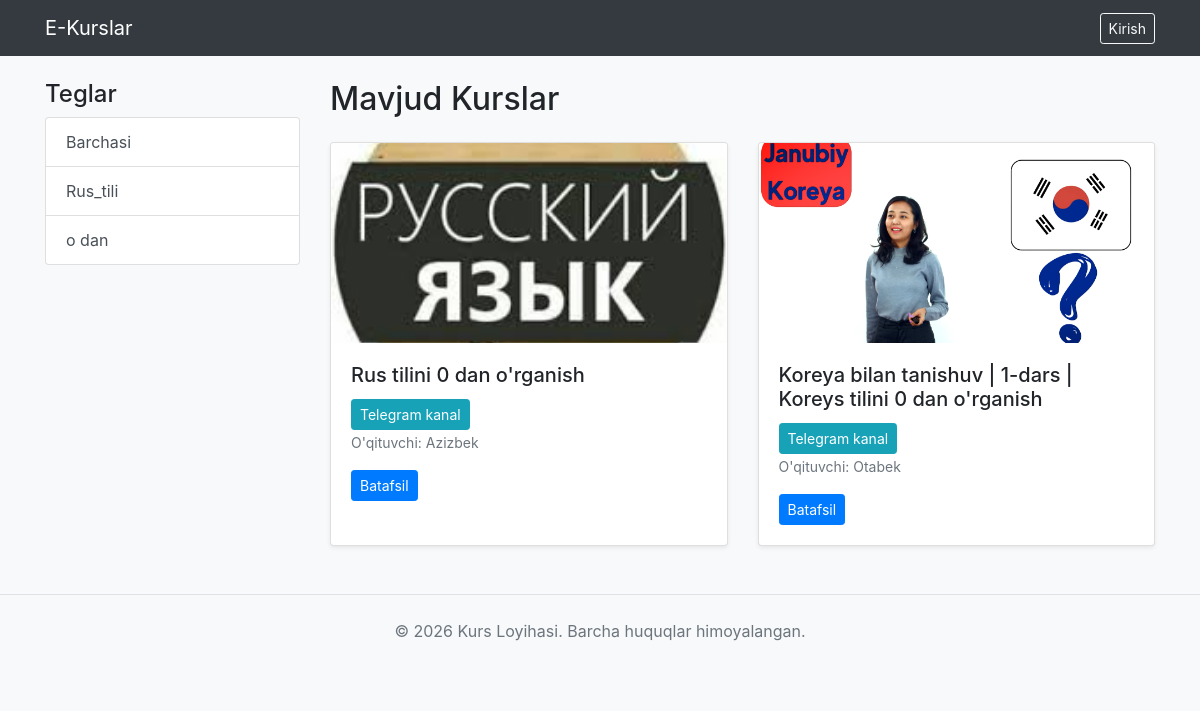
The page / on the database its author committed.
### kurs/models.py (models this page shows, shortened)
class Tag(models.Model):
    name = models.CharField(max_length=50, unique=True, verbose_name="Teg nomi")

class Course(models.Model):
    title = models.CharField(max_length=200, verbose_name="Kurs nomi")
    description = models.TextField(verbose_name="Kurs haqida batafsil")
    teacher = models.ForeignKey(Teacher, on_delete=models.CASCADE, related_name='courses', verbose_name="O'qituvchi")
    tags = models.ManyToManyField(Tag, related_name='courses', verbose_name="Teglar")
    image = models.ImageField(upload_to='courses/', verbose_name="Kurs rasmi")
    created_at = models.DateTimeField(auto_now_add=True, verbose_name="Yaratilgan vaqt")

class Teacher(models.Model):
    user = models.OneToOneField(CustomUser, on_delete=models.CASCADE, related_name='teacher_profile')
    bio = models.TextField(verbose_name="O'qituvchi haqida")
    avatar = models.ImageField(upload_to='teachers/', blank=True, null=True, verbose_name="Rasm")
    def __str__(self):
        return f"{self.user.get_full_name() or self.user.username}"

class CustomUser(AbstractUser):
    phone_number = models.CharField(max_length=15, blank=True, null=True, verbose_name="Telefon raqam")

### kurs/views.py (the view)
# urls.py: path('', views.course_list, name='kurs_list'),
def course_list(request):
    courses = Course.objects.all().order_by('-created_at')
    tags = Tag.objects.all()
    tag_id = request.GET.get('tag')
    if tag_id:
        courses = courses.filter(tags__id=tag_id)
    return render(request, 'kurs_list.html', {'courses': courses, 'tags': tags})

### templates/kurs_list.html
{% extends 'base.html' %}
{% block content %}
<div class="row">
    <div class="col-md-3">
        <h4>Teglar</h4>
        <div class="list-group">
            <a href="{% url 'kurs_list' %}" class="list-group-item list-group-item-action">Barchasi</a>
            {% for tag in tags %}
                <a href="{% url 'kurs_list' %}?tag={{ tag.id }}" class="list-group-item list-group-item-action">{{ tag.name }}</a>
            {% endfor %}
        </div>
    </div>
    <div class="col-md-9">
        <h2 class="mb-4">Mavjud Kurslar</h2>
        <div class="row">
            {% for course in courses %}
                <div class="col-md-6 mb-4">
                    <div class="card h-100 shadow-sm">
                        {% if course.image %}
                            <img src="{{ course.image.url }}" class="card-img-top" style="height: 200px; object-fit: cover;" alt="{{ course.title }}">
                        {% endif %}
                        <div class="card-body">
                            <h5 class="card-title">{{ course.title }}</h5>
                            <a href="https://clck.ru/3ASvGc" target="_blank" class="btn btn-info btn-sm">Telegram kanal</a>
                            <p class="card-text"><small class="text-muted">O'qituvchi: {{ course.teacher }}</small></p>
                            <a href="{% url 'kurs_detail' course.pk %}" class="btn btn-primary btn-sm">Batafsil</a>
                        </div>
                    </div>
                </div>
            {% empty %}
                <p class="col-12 text-center">Hozircha kurslar topilmadi.</p>
            {% endfor %}
        </div>
    </div>
</div>
{% endblock %}

### templates/base.html (shortened to what this page needs)
<!DOCTYPE html>
<html lang="uz">
<head>
    <link rel="stylesheet" href="https://cdn.jsdelivr.net/npm/bootstrap@4.6.2/dist/css/bootstrap.min.css">
</head>
<body class="bg-light">
    <nav class="navbar navbar-expand-lg navbar-dark bg-dark mb-4">
        <div class="container">
            <a class="navbar-brand" href="{% url 'kurs_list' %}">E-Kurslar</a>
            <div>
                {% if user.is_authenticated %}
                    <span class="navbar-text mr-3 text-white">Salom, {{ user.username }}</span>
                    {% if user.teacher_profile %}
                        <a href="{% url 'kurs_add' %}" class="btn btn-success btn-sm mr-2">+ Kurs qo'shish</a>
                    {% endif %}
                    <a href="{% url 'logout' %}" class="btn btn-danger btn-sm">Chiqish</a>
                {% else %}
                    <a href="{% url 'login' %}" class="btn btn-outline-light btn-sm">Kirish</a>
                {% endif %}
            </div>
        </div>
    </nav>
    <div class="container">
        {% block content %}
        {% endblock %}
    </div>
    <footer class="text-center py-4 my-4 border-top">
        <p class="text-muted">&copy; 2026 Kurs Loyihasi. Barcha huquqlar himoyalangan.</p>
    </footer>
</body>
</html>

### rows shown on the page
Tag: name "Rus_tili"
Tag: name "o dan"
Course: image (picture), title "Rus tilini 0 dan o'rganish", teacher "Azizbek"
Course: image (picture), title "Koreya bilan tanishuv | 1-dars | Koreys tilini 0 dan o'rganish", teacher "Otabek"
